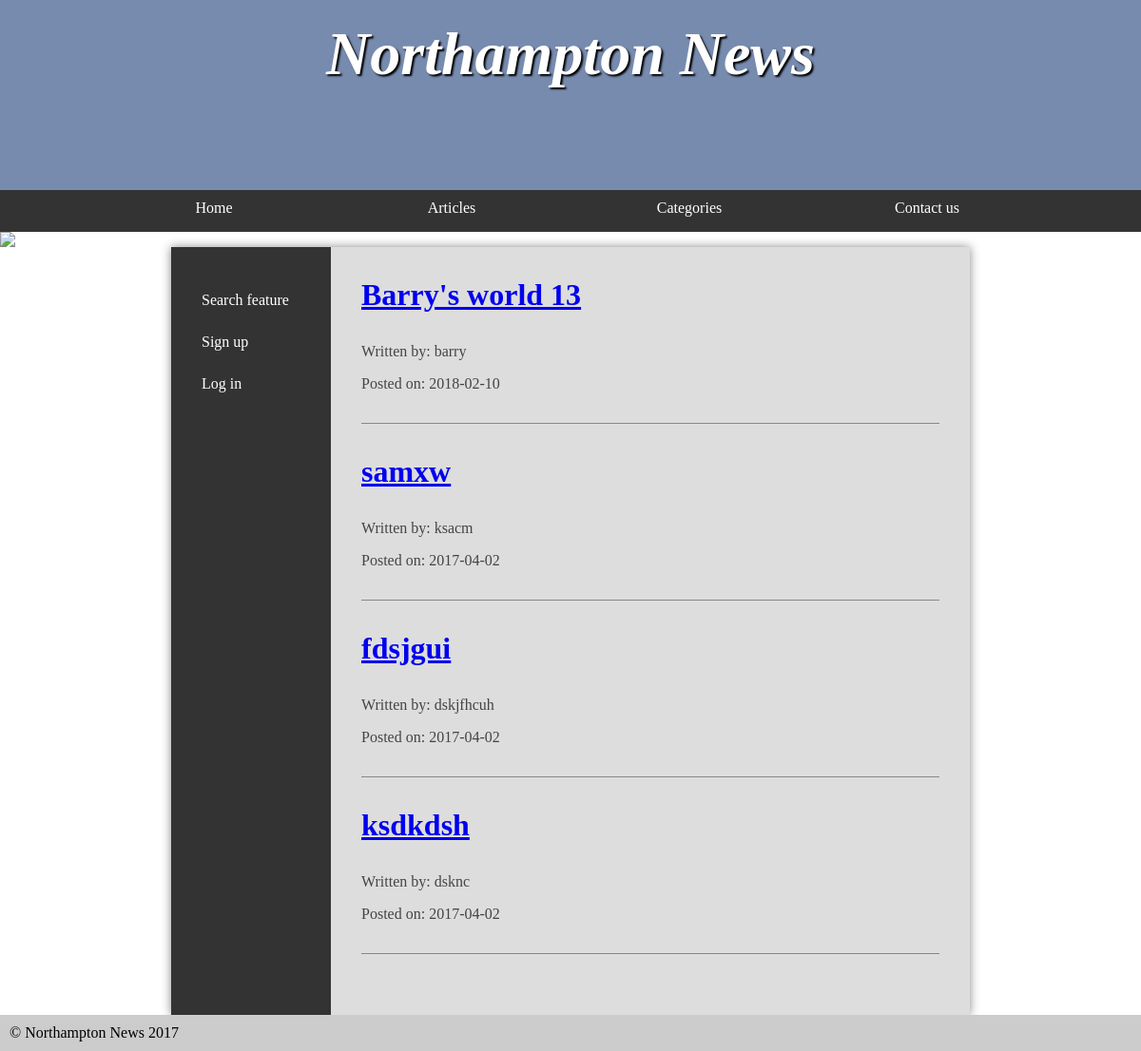
/assignment1/articleCategory.php?category=Music, run on the app's committed database.
### tables this page shows
CREATE TABLE `articles` (
  `articleName` varchar(100) NOT NULL,
  `articleAuthor` varchar(45) DEFAULT NULL,
  `creationDate` date DEFAULT NULL,
  `categoryName` varchar(45) DEFAULT NULL,
  `articleContent` longtext,
  PRIMARY KEY (`articleName`)
);

### assignment1/dbAccessObject.php (called while the page is built, shortened)
<?php
	class DbAccessObject{
		private $pdo;
		public function __construct($server, $username, $password, $schema){
			$this->pdo = new PDO('mysql:dbname=' . 'Northampton_News' . ';host=db', 'root' , 'example');
		}
		public function retrieveArticles($category){
			$query = $this->pdo->prepare('
				SELECT *
				FROM articles
				WHERE categoryName = :category
				ORDER BY creationDate DESC');
			$criteria = ['category' => $category];
			$query->execute($criteria);
			return $query;
		}
	}

### assignment1/articleCategory.php (the view)
<?php
	require 'header.php';
?>
<main>
<?php
	require 'leftColumn.php';
?>
			<article>
<?php
		if ($_GET['category'] == 'category'){
			$categories = $dbAccessObject-> retrieveCategories();
			foreach ($categories as $row){
				echo '<a href="articleCategory.php?category=' . $row['categoryName'] . '"><h4>' . $row['categoryName'] . '</h4>';
				echo '<form>';
				echo '</form>';
			}
		}
		else{
			$articles = $dbAccessObject->retrieveArticles($_GET['category']);
			if ($articles ->rowCount() == 0) {
				echo '<p> Unfortunately there is no articles for this category. </p>';
			}
			else {
				foreach ($articles as $row){
					echo '<a href="article.php?article=' . $row['articleName'] . '"><h2>' . $row['articleName'] . '</h2></a> <p> Written by: ' . $row['articleAuthor'] . '</p> <p> Posted on: ' . $row['creationDate'] . '</p>';
					echo '<form>';
					echo '</form>';
				}
			}
		}
?>
			</article>
		</main>
<?php
	require 'footer.php';
?>

### assignment1/styles.css (style rules this page uses)
* { margin: 0; padding: 0; }
html { font-family: 'Oxygen-Regular', times, verdana, sans-serif; }
body { background-color: #fff; }
main { min-height: 50vh; background-color: #ddd; width: 70vw; display: block; margin: auto; box-shadow: 0px 0px 10px #888; color:#444; }
main h2 { font-size:2em; }
p, li, h2 { margin-bottom: 1em; }
form { padding-top: 2em; margin-top: 2em; border-top: 1px solid #888; }
main { display: table; }
main > article { display: table-cell; padding: 2em; }

### data on the page
articles: articleName "Barry's world 13", articleAuthor "barry", creationDate "2018-02-10"
articles: articleName "samxw", articleAuthor "ksacm", creationDate "2017-04-02"
articles: articleName "fdsjgui", articleAuthor "dskjfhcuh", creationDate "2017-04-02"
articles: articleName "ksdkdsh", articleAuthor "dsknc", creationDate "2017-04-02"
